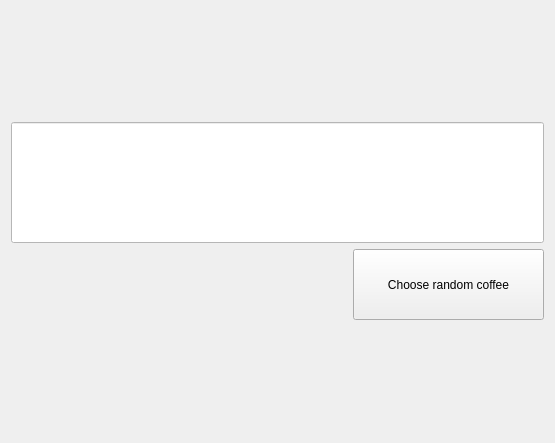
<?xml version="1.0" encoding="UTF-8"?>
<ui version="4.0">
 <class>Form</class>
 <widget class="QWidget" name="Form">
  <property name="geometry">
   <rect>
    <x>0</x>
    <y>0</y>
    <width>555</width>
    <height>443</height>
   </rect>
  </property>
  <property name="windowTitle">
   <string>Form</string>
  </property>
  <layout class="QVBoxLayout" name="verticalLayout_2">
   <item>
    <layout class="QVBoxLayout" name="verticalLayout">
     <item>
      <widget class="QLineEdit" name="coffee_shower">
       <property name="enabled">
        <bool>false</bool>
       </property>
       <property name="minimumSize">
        <size>
         <width>431</width>
         <height>121</height>
        </size>
       </property>
       <property name="styleSheet">
        <string notr="true">color: rgb(0, 0, 0);
background-color: rgb(255, 255, 255);</string>
       </property>
      </widget>
     </item>
     <item>
      <widget class="QPushButton" name="coffee_btn">
       <property name="minimumSize">
        <size>
         <width>191</width>
         <height>71</height>
        </size>
       </property>
       <property name="maximumSize">
        <size>
         <width>191</width>
         <height>16777215</height>
        </size>
       </property>
       <property name="layoutDirection">
        <enum>Qt::RightToLeft</enum>
       </property>
       <property name="text">
        <string>Choose random coffee</string>
       </property>
      </widget>
     </item>
    </layout>
   </item>
  </layout>
 </widget>
 <resources/>
 <connections/>
</ui>
